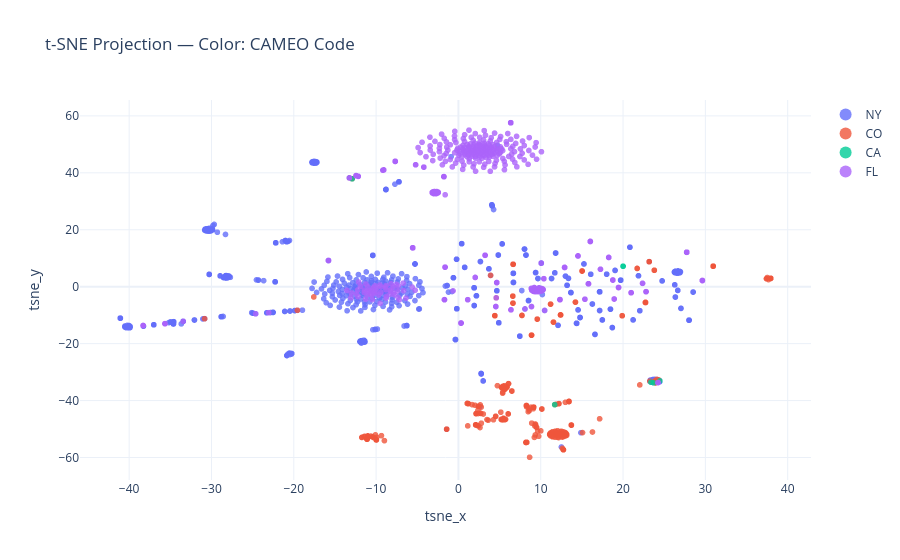

The cell this chart's notebook holds for it:
### Code cell
plot_20 = plot_tsne(all_20)

### Figure 1 — Plotly figure (JSON) as saved in the notebook; plotly's stock layout.template omitted (floating-point values rounded to 4 significant figures; data arrays with more than 128 entries replaced by an {"elided": "..."} marker saying what was removed)
{"data": [{"customdata": {"elided": "651x5 mixed values"}, "hovertemplate": "state=%{customdata[4]}<br>GlobalEventID=%{customdata[0]}<br>EventCode=%{customdata[1]}<br>CAMEO_label=%{customdata[2]}<br>title=%{customdata[3]}<extra></extra>", "legendgroup": "NY", "marker": {"color": "#636efa", "opacity": 0.8, "size": 6, "symbol": "circle"}, "mode": "markers", "name": "NY", "showlegend": true, "type": "scattergl", "x": {"elided": "651 float values"}, "xaxis": "x", "y": {"elided": "651 float values"}, "yaxis": "y"}, {"customdata": {"elided": "286x5 mixed values"}, "hovertemplate": "state=%{customdata[4]}<br>GlobalEventID=%{customdata[0]}<br>EventCode=%{customdata[1]}<br>CAMEO_label=%{customdata[2]}<br>title=%{customdata[3]}<extra></extra>", "legendgroup": "CO", "marker": {"color": "#EF553B", "opacity": 0.8, "size": 6, "symbol": "circle"}, "mode": "markers", "name": "CO", "showlegend": true, "type": "scattergl", "x": {"elided": "286 float values"}, "xaxis": "x", "y": {"elided": "286 float values"}, "yaxis": "y"}, {"customdata": [[298231070, "190.0_190_19", "19: FIGHT", "Sante Kimes, convicted murderer, dies in prison at 79", "CA"], [298382471, "190.0_190_19", "19: FIGHT", "Sante Kimes, convicted murderer, dies in prison at 79", "CA"], [298439944, "15.0_15_1", "1: MAKE PUBLIC STATEMENT", "Notorious killer with Carson ties dies in prison", "CA"], [298594151, "193.0_193_19", "19: FIGHT", "Three dead in Jewish Museum shooting in Brussels", "CA"], [298142245, "190.0_190_19", "19: FIGHT", "StockExaminer - AI-Powered Stock Chatbot", "CA"], [298570084, "40.0_40_4", "4: CONSULT", "StockExaminer - AI-Powered Stock Chatbot", "CA"], [298629634, "193.0_193_19", "19: FIGHT", "Heartbroken teen kills 7 in US", "CA"], [298645415, "42.0_42_4", "4: CONSULT", "US police confirm drive-by killer", "CA"], [298742226, "190.0_190_19", "19: FIGHT", "Three killed, five wounded in Myrtle Beach shootings", "CA"], [298643776, "190.0_190_19", "19: FIGHT", "Three killed, five wounded in Myrtle Beach shootings", "CA"]], "hovertemplate": "state=%{customdata[4]}<br>GlobalEventID=%{customdata[0]}<br>EventCode=%{customdata[1]}<br>CAMEO_label=%{customdata[2]}<br>title=%{customdata[3]}<extra></extra>", "legendgroup": "CA", "marker": {"color": "#00cc96", "opacity": 0.8, "size": 6, "symbol": "circle"}, "mode": "markers", "name": "CA", "showlegend": true, "type": "scattergl", "x": [23.71, 24.47, 23.4, 11.7, 27.73, 27.73, -13.25, -12.91, 20.01, 20.01], "xaxis": "x", "y": [-33.76, -33.08, -33.56, -41.43, 12.1, 12.1, 38.22, 37.9, 7.181, 7.181], "yaxis": "y"}, {"customdata": {"elided": "433x5 mixed values"}, "hovertemplate": "state=%{customdata[4]}<br>GlobalEventID=%{customdata[0]}<br>EventCode=%{customdata[1]}<br>CAMEO_label=%{customdata[2]}<br>title=%{customdata[3]}<extra></extra>", "legendgroup": "FL", "marker": {"color": "#ab63fa", "opacity": 0.8, "size": 6, "symbol": "circle"}, "mode": "markers", "name": "FL", "showlegend": true, "type": "scattergl", "x": {"elided": "433 float values"}, "xaxis": "x", "y": {"elided": "433 float values"}, "yaxis": "y"}], "layout": {"legend": {"groupclick": "toggleitem", "itemsizing": "constant", "title": {"text": ""}, "tracegroupgap": 0}, "title": {"text": "t-SNE Projection — Color: CAMEO Code"}, "xaxis": {"anchor": "y", "domain": [0, 1], "title": {"text": "tsne_x"}}, "yaxis": {"anchor": "x", "domain": [0, 1], "title": {"text": "tsne_y"}}}}
